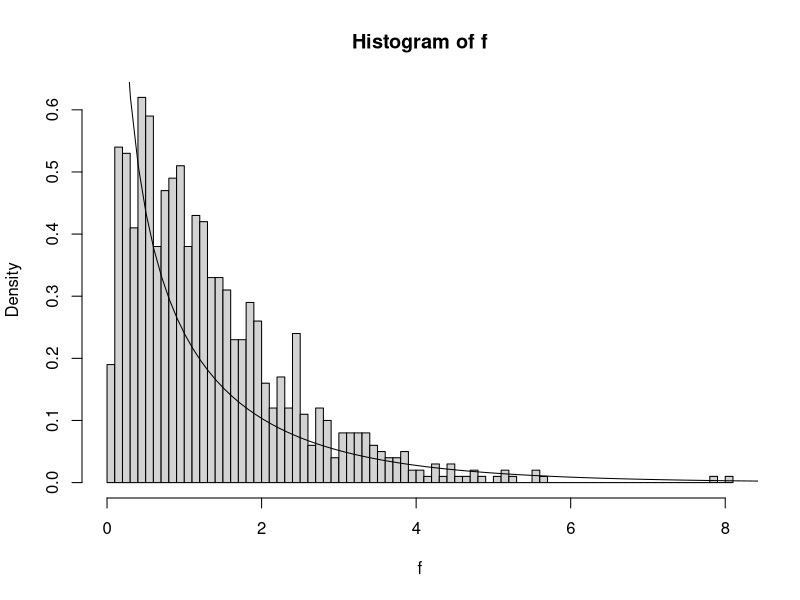

Write the R code that produced this figure.
# F distribution
pop = rnorm(20000, mean=0, sd=1) # Population
n1 = 40; n2 = 30; n3 = 50; n4 = 35# sample sizes
k=2 # number of categories
ntot = n1+n2 # total number of values
alpha=0.10 # significance level
f = c() # container for F values
for(i in 1:1000){ # repeat the block to obtain 1000 F values
  sample1 = sample(pop, n1)
  xb1 = mean(sample1); v1 = var(sample1)
  sample2 = sample(pop, n2)
  xb2 = mean(sample2); v2 = var(sample2)
  
  sample3 = sample(pop, n3)
  xb3 = mean(sample3); v3 = var(sample3)
  sample4 = sample(pop, n4)
  xb4 = mean(sample4); v4 = var(sample4)
  
  xb = c(xb1,xb2, xb3, xb4)
  xbb = mean(c(sample1,sample2, sample3, sample4))
  denominator = ((n1-1)*v1+(n2-1)*v2+ (n3-1)*v3 + (n4-1)*v4)/(ntot - k)
  numerator = sum( c(n1,n2,n3,n4)*(xb - xbb)^2 )/(k-1)
  f = append(f, numerator/denominator)
}
# Plot density function
hist(f, breaks=100, freq=FALSE) # Simulation
xf =seq(0,10,len=100)
lines(xf,df(xf, df1=k-1, df2=ntot-k)) # Theoretical
# Compute critical F value
f.sorted = sort(f)
cat("Critical F value for alpha = ", alpha)
cat("Simulation: ", f.sorted[round((1-alpha)*length(f))] )
cat("Theoretical: ", qf(1-alpha,df1=k-1, df2=ntot-k) )